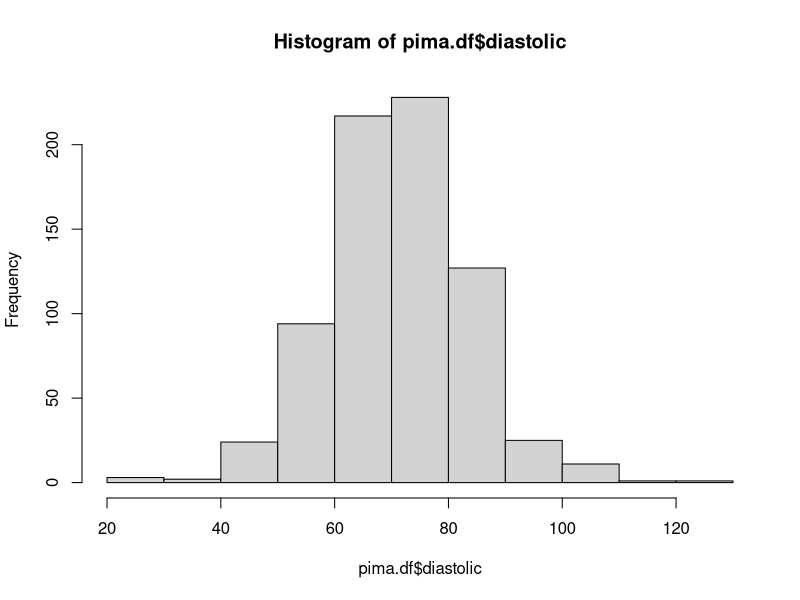
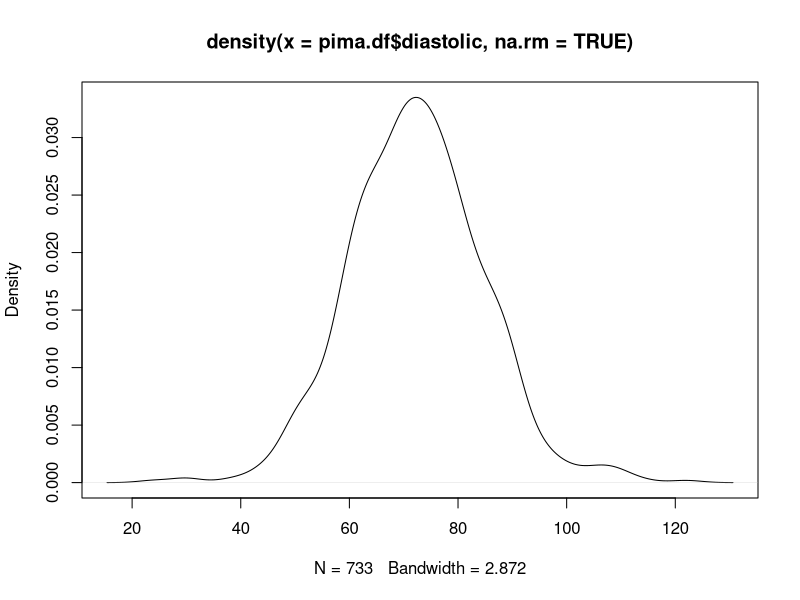
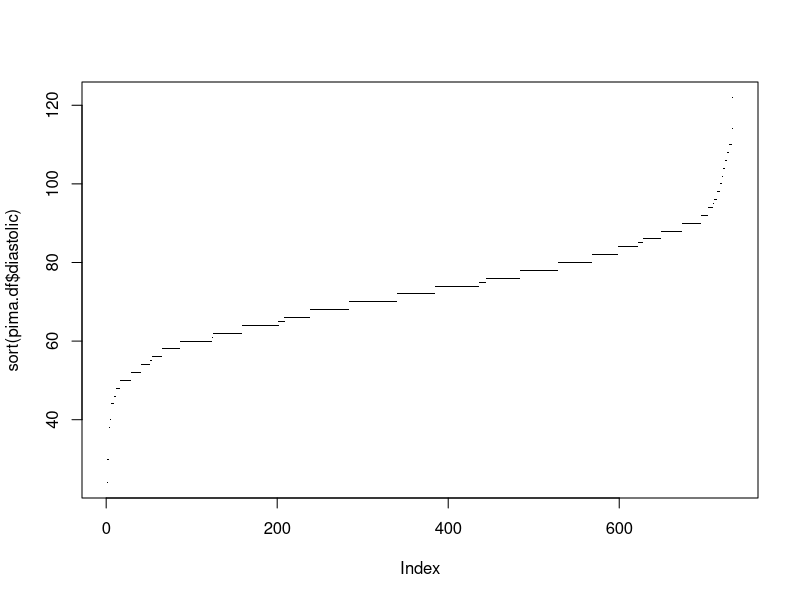
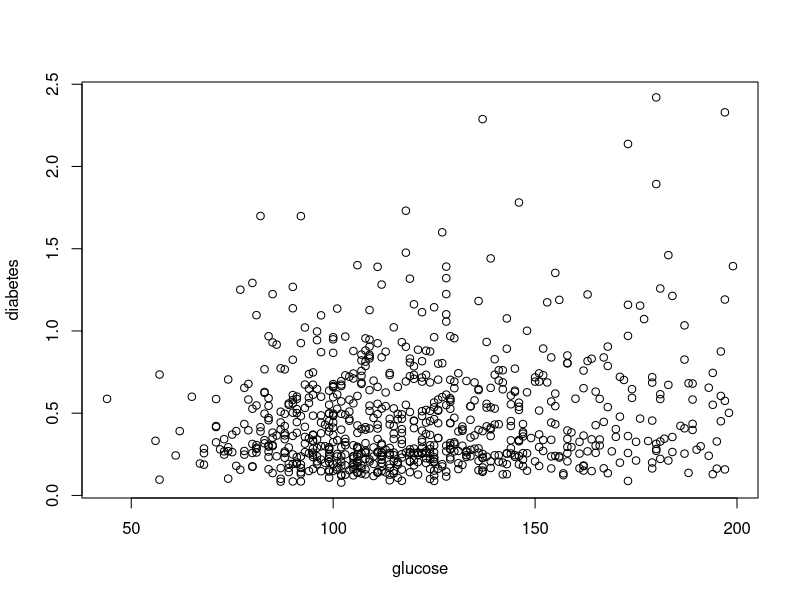
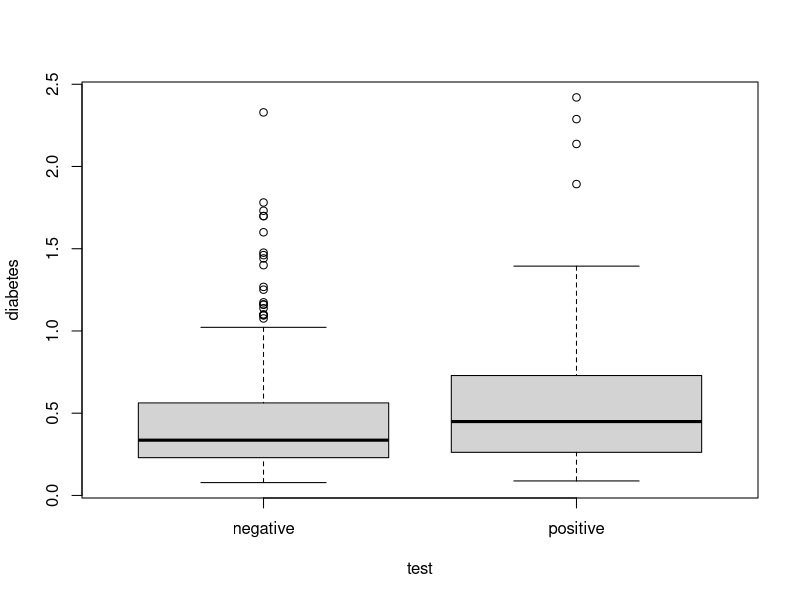

The R script that drew these images, in order:
## ---- chunk 1
#knitr::opts_knit$set(root.dir = '/your path here')
## ---- chunk 2
pima.df <- read.csv("pima.csv", sep=",", header=TRUE)
## ---- chunk 3
ncol(pima.df)
nrow(pima.df)
## ---- chunk 4
summary(pima.df)

## ---- chunk 5
a <- length(pima.df$pregnant)
pima.df.gtzero <- pima.df$pregnant[pima.df$pregnant > 0]
b <- length(pima.df.gtzero)
b/a
## ---- chunk 6
sort(pima.df$diastolic)
## ---- chunk 7
pima.df$glucose[pima.df$glucose == 0] <- NA
pima.df$diastolic[pima.df$diastolic == 0] <- NA
pima.df$triceps[pima.df$triceps == 0] <- NA
pima.df$insulin[pima.df$insulin == 0] <- NA
pima.df$bmi[pima.df$bmi == 0] <- NA
## ---- chunk 8

pima.df$test <- factor(pima.df$test)

levels(pima.df$test) <- c("negative", "positive")

 
## ---- chunk 9
summary(pima.df$test)
## ---- chunk 10
hist(pima.df$diastolic)
## ---- chunk 11
plot(density(pima.df$diastolic, na.rm=TRUE))
## ---- chunk 12
plot(sort(pima.df$diastolic), pch=".")
## ---- chunk 13
attach(pima.df)
plot(glucose, diabetes)
 
## ---- chunk 14
#code here

boxplot(diabetes ~ test)
detach(pima.df)
